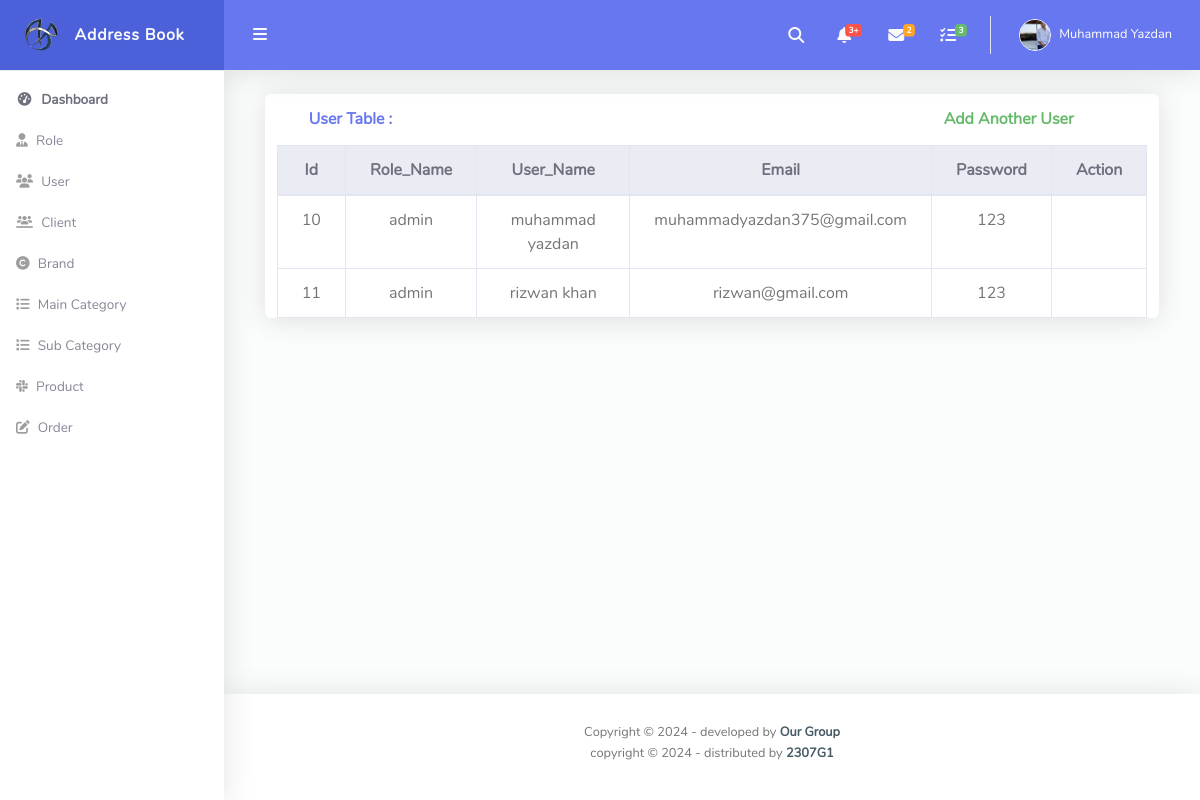
Screenshot of /admin/user_show.php with the database file from the repository.
### tables this page shows
CREATE TABLE `user` (
  `id` int(11) NOT NULL,
  `role_id_FK` int(11) NOT NULL,
  `username` varchar(255) NOT NULL,
  `email` varchar(255) NOT NULL,
  `password` varchar(255) NOT NULL
);

CREATE TABLE `role` (
  `id` int(11) NOT NULL,
  `role_name` varchar(255) NOT NULL
);

### admin/user_show.php (the view, shortened to what this page needs)
<?php
include("./header.php");
$sql = "select user .* ,  role.role_name from user inner join role on role.id = user.role_id_FK";
$result = mysqli_query($con, $sql);
?>
<div id="content-wrapper" class="d-flex flex-column">
  <div id="content">
    <nav class="navbar navbar-expand navbar-light bg-navbar topbar mb-4 static-top">
      <button id="sidebarToggleTop" class="btn btn-link rounded-circle mr-3">
        <i class="fa fa-bars"></i>
      </button>
      <ul class="navbar-nav ml-auto">
        <li class="nav-item dropdown no-arrow">
          <a class="nav-link dropdown-toggle" href="#" id="searchDropdown" role="button" data-toggle="dropdown" aria-haspopup="true" aria-expanded="false">
            <i class="fas fa-search fa-fw"></i>
          </a>
        </li>
        <li class="nav-item dropdown no-arrow mx-1">
          <a class="nav-link dropdown-toggle" href="#" id="alertsDropdown" role="button" data-toggle="dropdown" aria-haspopup="true" aria-expanded="false">
            <i class="fas fa-bell fa-fw"></i>
            <span class="badge badge-danger badge-counter">3+</span>
          </a>
        </li>
        <li class="nav-item dropdown no-arrow mx-1">
          <a class="nav-link dropdown-toggle" href="#" id="messagesDropdown" role="button" data-toggle="dropdown" aria-haspopup="true" aria-expanded="false">
            <i class="fas fa-envelope fa-fw"></i>
            <span class="badge badge-warning badge-counter">2</span>
          </a>
        </li>
        <li class="nav-item dropdown no-arrow mx-1">
          <a class="nav-link dropdown-toggle" href="#" id="messagesDropdown" role="button" data-toggle="dropdown" aria-haspopup="true" aria-expanded="false">
            <i class="fas fa-tasks fa-fw"></i>
            <span class="badge badge-success badge-counter">3</span>
          </a>
        </li>
        <li class="nav-item dropdown no-arrow">
          <a class="nav-link dropdown-toggle" href="#" id="userDropdown" role="button" data-toggle="dropdown" aria-haspopup="true" aria-expanded="false">
            <img class="img-profile rounded-circle" src="../me.png" style="max-width: 60px">
            <span class="ml-2 d-none d-lg-inline text-white small">Muhammad Yazdan</span>
          </a>
        </li>
      </ul>
    </nav>
    <div class="card col-lg-11 mx-auto">
      <div class="container">
        <div class="row">
          <div class="col-lg-9 card-header py-3 d-flex flex-row align-items-center justify-content-between">
            <h6 class="m-0 font-weight-bold text-primary">User Table :</h6>
          </div>
          <div class="col-lg-3 card-header py-3 d-flex flex-row align-items-center justify-content-between">
            <a href="./user_add.php">
              <h6 class="m-0 font-weight-bold text-success">Add Another User</h6>
            </a>
          </div>
        </div>
      </div>
      <div class="table-responsive">
        <table class="table align-items-center table-bordered border-dark text-center">
          <thead class="thead-light">
            <tr>
              <th scope="col">Id</th>
              <th scope="col">Role_Name</th>
              <th scope="col">User_Name</th>
              <th scope="col">Email</th>
              <th scope="col">Password</th>
              <th scope="col">Action</th>
            </tr>
          </thead>
          <tbody>
            <tr>
              <?php
              while ($rows = mysqli_fetch_assoc($result)) {
              ?>
                <td><?php echo $rows['id'] ?></td>
                <td><?php echo $rows['role_name'] ?></td>
                <td><?php echo $rows['username'] ?></td>
                <td><?php echo $rows['email'] ?></td>
                <td><?php echo $rows['password'] ?></td>
                <td><a href="user_update.php?id=<?php echo $rows['id'] ?>">
                      </td>
            </tr>
          <?php  } ?>
          </tbody>
        </table>
      </div>
    </div>
  </div>
  <?php
  include("./footer.php");
  ?>

### rows the page displays
user: id "10", role_id_FK.role_name "admin", username "muhammad yazdan", email "muhammadyazdan375@gmail.com", password "123"
user: id "11", role_id_FK.role_name "admin", username "rizwan khan", email "rizwan@gmail.com", password "123"
